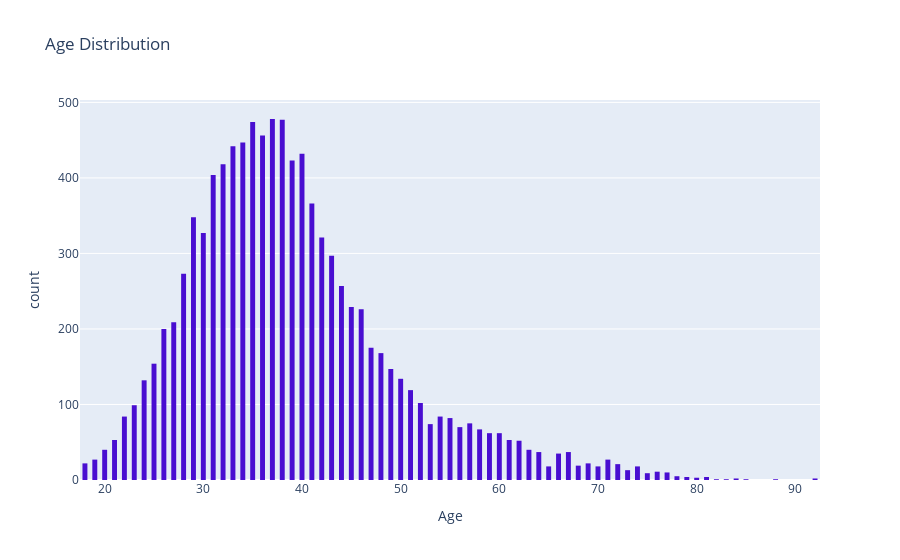

The code cell stored with this chart in its notebook:
### Code cell
fig1= px.histogram(df, x='Age', title='Age Distribution',color_discrete_sequence=["#490ED1"])
fig1.update_layout(bargap=0.5)
fig1

### Figure 1 — Plotly figure (JSON) as saved in the notebook; plotly's stock layout.template omitted (floating-point values rounded to 4 significant figures; data arrays with more than 128 entries replaced by an {"elided": "..."} marker saying what was removed)
{"data": [{"alignmentgroup": "True", "bingroup": "x", "hovertemplate": "Age=%{x}<br>count=%{y}<extra></extra>", "legendgroup": "", "marker": {"color": "#490ED1", "pattern": {"shape": ""}}, "name": "", "offsetgroup": "", "orientation": "v", "showlegend": false, "type": "histogram", "x": {"elided": "10000 int values"}, "xaxis": "x", "yaxis": "y"}], "layout": {"bargap": 0.5, "barmode": "relative", "legend": {"tracegroupgap": 0}, "title": {"text": "Age Distribution"}, "xaxis": {"anchor": "y", "domain": [0, 1], "title": {"text": "Age"}}, "yaxis": {"anchor": "x", "domain": [0, 1], "title": {"text": "count"}}}}
